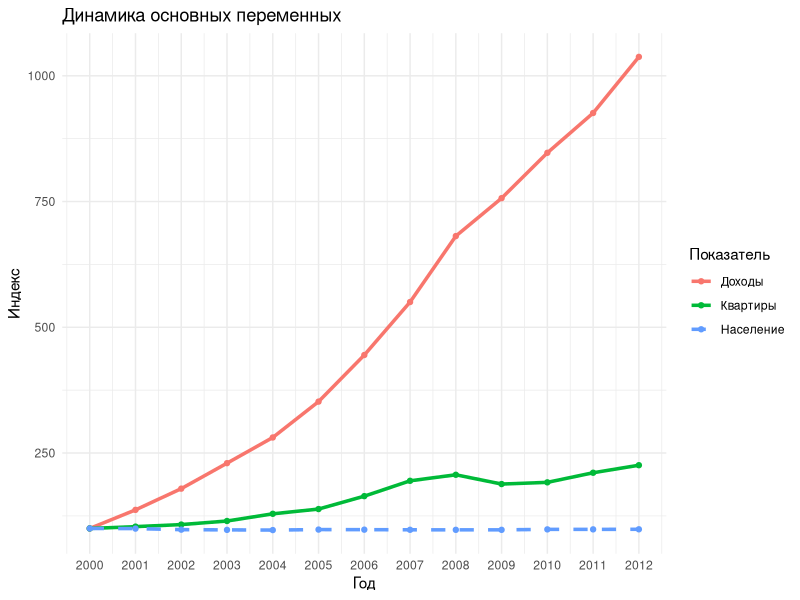
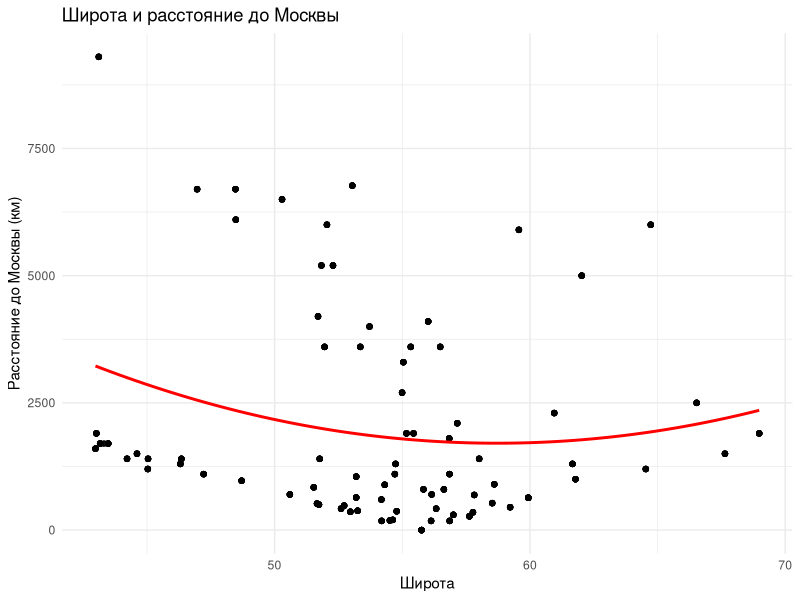
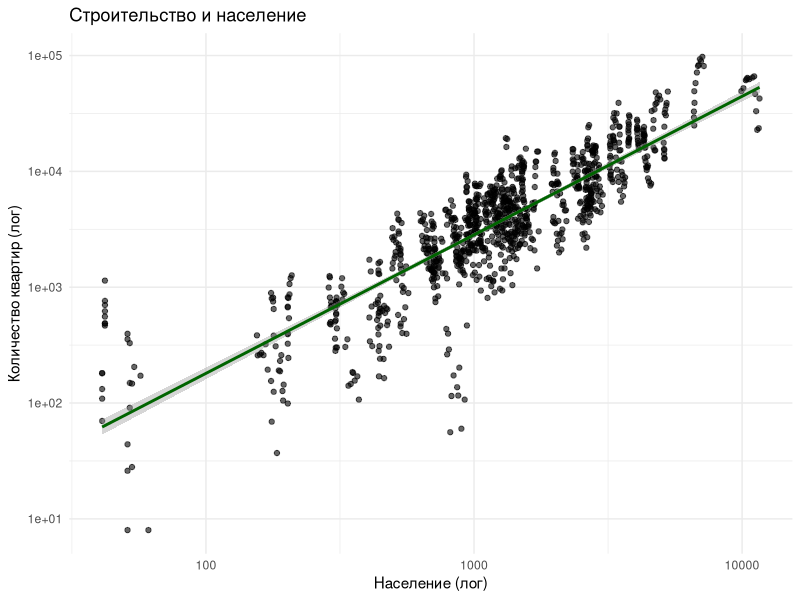
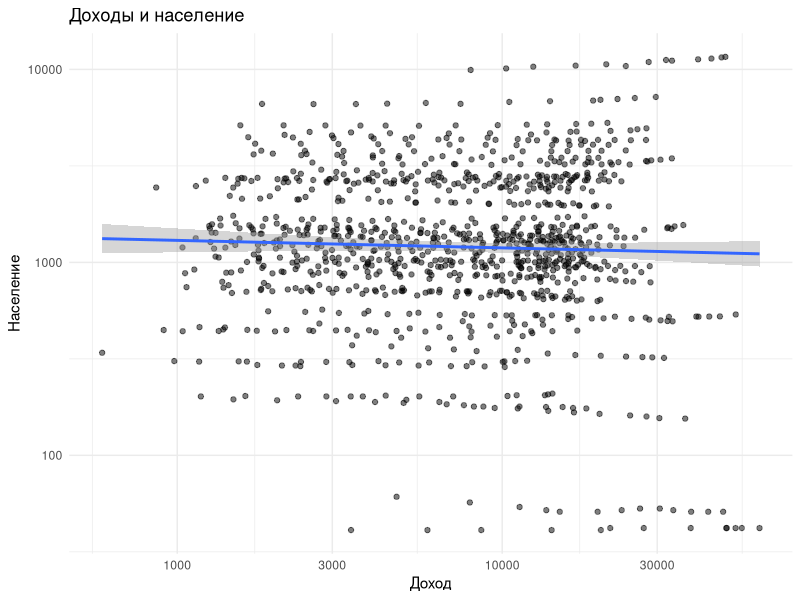
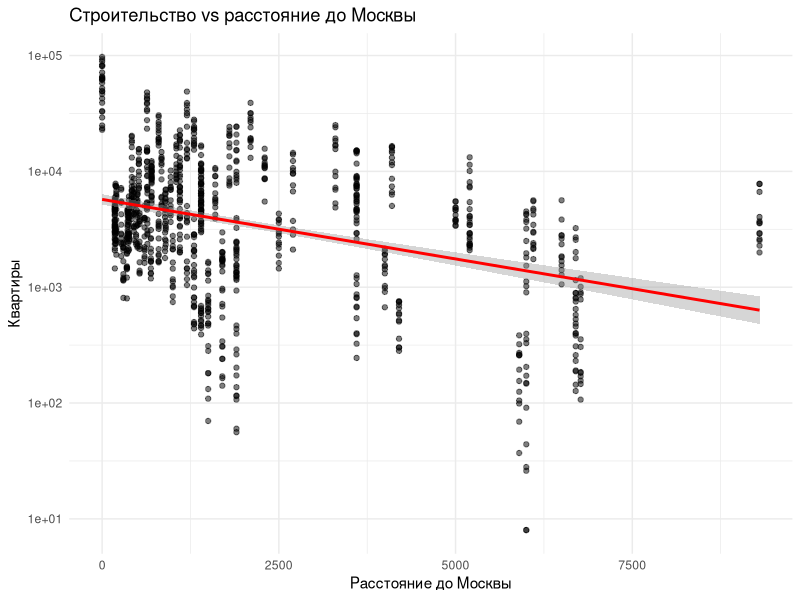
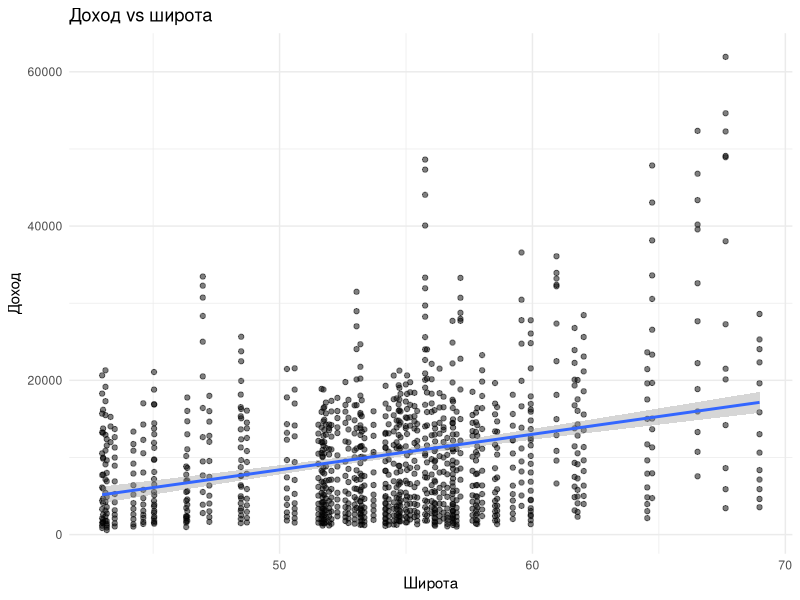
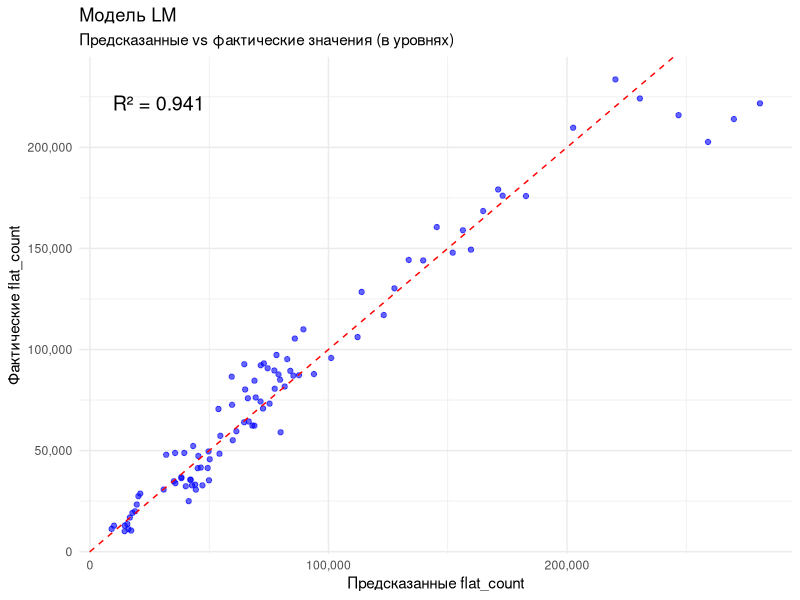
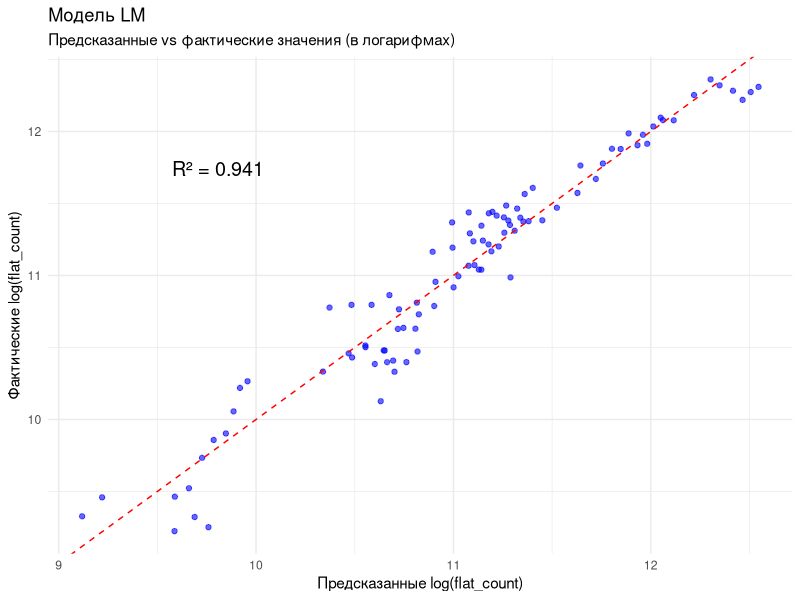

Reproduce these figures in R, in order.
library(tidyverse)
library(car)      
library(lmtest)    
library(sandwich)   
library(ggplot2)   
library(corrplot)
library(plm) 
library(dplyr)
library(scales)

data <- read.csv("result.csv")
data <- data[!is.na(data$Population), ]

district_names <- c(
  "Центральный федер...",
  "Северо-Западный ф...",
  "Южный федеральный...",
  "Северо-Кавказский...",
  "Приволжский федер...",
  "Уральский федерал...",
  "Сибирский федерал...",
  "Дальневосточный ф..."
)


df_all_districts <- data[data$Регион %in% district_names, ]
data_regions <- data[!(data$Регион %in% district_names), ]
data_regions_no_district <- data_regions[, !(names(data_regions) %in% c("district"))]

district_list <- split(data_regions_no_district, data_regions$district)

df_CFO  <- district_list[["ЦФО"]]
df_SZFO <- district_list[["СЗФО"]]
df_YUFO <- district_list[["ЮФО"]]
df_SKFO <- district_list[["СКФО"]]
df_PFO  <- district_list[["ПФО"]]
df_UFO  <- district_list[["УрФО"]]
df_SFO  <- district_list[["СФО"]]
df_DVFO <- district_list[["ДВФО"]]



# ===================================================================
# ПОЛЕЗНЫЕ ВИЗУАЛИЗАЦИИ
# ===================================================================



df_year <- data_regions %>%
  group_by(Год) %>%
  summarise(
    mean_salary = mean(mean_salary, na.rm = TRUE),
    flat_count = sum(flat_count, na.rm = TRUE),
    Population = sum(Population, na.rm = TRUE)
  )

# нормализация (база = первый год)
df_norm <- df_year %>%
  mutate(
    salary_index = mean_salary / first(mean_salary) * 100,
    flats_index = flat_count / first(flat_count) * 100,
    pop_index = Population / first(Population) * 100
  )

ggplot(df_norm, aes(x = Год)) +
  geom_line(aes(y = salary_index, color = "Доходы"), size = 1.2) +
  geom_point(aes(y = salary_index, color = "Доходы")) +
  
  geom_line(aes(y = flats_index, color = "Квартиры"), size = 1.2) +
  geom_point(aes(y = flats_index, color = "Квартиры")) +
  
  geom_line(aes(y = pop_index, color = "Население"), size = 1.2, linetype = "dashed") +
  geom_point(aes(y = pop_index, color = "Население")) +
  
  scale_x_continuous(
    breaks = seq(min(df_norm$Год), max(df_norm$Год), by = 1)
  ) +
  
  labs(title = "Динамика основных переменных",
       x = "Год",
       y = "Индекс",
       color = "Показатель") +
  theme_minimal()


ggplot(data_regions, aes(x = latitude, y = distance_to_moscow_km)) +
  geom_point(alpha = 0.6) +
  geom_smooth(method = "lm", 
              formula = y ~ poly(x, 2), 
              color = "red", 
              se = FALSE) +  
  labs(title = "Широта и расстояние до Москвы",
       x = "Широта",
       y = "Расстояние до Москвы (км)") +
  theme_minimal()


ggplot(data_regions, aes(x = Population, y = flat_count)) +
  geom_point(alpha = 0.6) +
  geom_smooth(method = "lm", color = "darkgreen") +
  scale_x_log10() +
  scale_y_log10() +
  labs(title = "Строительство и население",
       x = "Население (лог)",
       y = "Количество квартир (лог)") +
  theme_minimal()


ggplot(data_regions, aes(x = mean_salary, y = Population)) +
  geom_point(alpha = 0.5) +
  geom_smooth(method = "lm") +
  scale_x_log10() +
  scale_y_log10() +
  labs(title = "Доходы и население",
       x = "Доход",
       y = "Население") +
  theme_minimal()



data_regions$flats_per_capita <- data_regions$flat_count / data_regions$Population

ggplot(data_regions, aes(x = distance_to_moscow_km, y = flat_count)) +
  geom_point(alpha = 0.5) +
  geom_smooth(method = "lm", color = "red") +
  scale_y_log10() +
  labs(title = "Строительство vs расстояние до Москвы",
       x = "Расстояние до Москвы",
       y = "Квартиры") +
  theme_minimal()

ggplot(data_regions, aes(x = latitude, y = mean_salary)) +
  geom_point(alpha = 0.5) +
  geom_smooth(method = "lm") +
  labs(title = "Доход vs широта",
       x = "Широта",
       y = "Доход") +
  theme_minimal()

# ===================================================================
# МОДЕЛЬ 0: Обычная линейная регрессия по всем регионам
# ===================================================================

test_model <- lm(log(flat_count) ~ log(mean_salary) + log(Population) + latitude + distance_to_moscow_km + factor(district), 
                 data = data_regions)
summary(test_model)
coef(test_model)


# ===================================================================
# МОДЕЛЬ 1: Обычная линейная регрессия (lm) по ФО
# ===================================================================

lm_model_district <- lm(log(flat_count) ~ log(mean_salary) + log(Population) + latitude + distance_to_moscow_km, 
                        data = df_all_districts)
summary(lm_model_district)
coef(lm_model_district)
vif(lm_model_district)

# Корреляционная матрица
df_numeric <- df_all_districts[, c("flat_count", "mean_salary", "Population", "latitude", "distance_to_moscow_km")]
cor_matrix_lm <- cor(df_numeric, use = "complete.obs")
print(round(cor_matrix_lm, 3))

# Стандартизированные коэффициенты для lm
df_scaled_lm <- df_all_districts %>%
  mutate(
    log_flat = scale(log(flat_count)),
    log_salary = scale(log(mean_salary)),
    log_pop = scale(log(Population)),
    latitude_s = scale(latitude),
    distance_s = scale(distance_to_moscow_km)
  )

lm_model_std <- lm(
  log_flat ~ log_salary + log_pop + latitude_s + distance_s,
  data = df_scaled_lm
)

summary(lm_model_std)
coef(lm_model_std)

# График: предсказанные vs фактические значения (в уровнях)
df_all_districts$predicted_lm <- exp(predict(lm_model_district))
ggplot(df_all_districts, aes(x = predicted_lm, y = flat_count)) +
  geom_point(alpha = 0.6, color = "blue") +
  geom_abline(slope = 1, intercept = 0, color = "red", linetype = "dashed") +
  labs(title = "Модель LM",
       subtitle = "Предсказанные vs фактические значения (в уровнях)",
       x = "Предсказанные flat_count",
       y = "Фактические flat_count") +
  scale_x_continuous(labels = comma) +
  scale_y_continuous(labels = comma) +
  theme_minimal() +
  annotate("text", 
           x = min(df_all_districts$predicted_lm, na.rm = TRUE) * 1.05,
           y = max(df_all_districts$flat_count, na.rm = TRUE) * 0.95,
           label = paste("R² =", round(summary(lm_model_district)$r.squared, 3)), 
           hjust = 0, size = 5)

# График: предсказанные vs фактические значения (в логарифмах)
df_all_districts$predicted_log_lm <- predict(lm_model_district)
ggplot(df_all_districts, aes(x = predicted_log_lm, y = log(flat_count))) +
  geom_point(alpha = 0.6, color = "blue") +
  geom_abline(slope = 1, intercept = 0, color = "red", linetype = "dashed") +
  labs(title = "Модель LM",
       subtitle = "Предсказанные vs фактические значения (в логарифмах)",
       x = "Предсказанные log(flat_count)",
       y = "Фактические log(flat_count)") +
  theme_minimal() +
  annotate("text", 
           x = min(df_all_districts$predicted_log_lm, na.rm = TRUE) * 1.05,
           y = max(log(df_all_districts$flat_count), na.rm = TRUE) * 0.95,
           label = paste("R² =", round(summary(lm_model_district)$r.squared, 3)), 
           hjust = 0, size = 5)

# График остатков для lm
res_lm <- residuals(lm_model_district)
plot_data_lm <- data.frame(
  predicted = as.numeric(predict(lm_model_district)),
  residuals = as.numeric(res_lm)
)

ggplot(plot_data_lm, aes(x = predicted, y = residuals)) +
  geom_point(alpha = 0.9, size = 1.9, color = "blue") +
  geom_hline(yintercept = 0, color = "red", linewidth = 0.5) +
  labs(
    title = "Остатки модели LM",
    subtitle = paste("Среднее остатков:", round(mean(res_lm), 6)),
    x = "Предсказанные значения log(flat_count)",
    y = "Остатки"
  ) +
  theme_minimal()

# ===================================================================
# МОДЕЛЬ 2: FE модель (plm) по округам (within)
# ===================================================================

model2_fe <- plm(log(flat_count) ~ log(mean_salary) + log(Population) + latitude + distance_to_moscow_km,
                 data = df_all_districts,
                 index = c("Регион", "Год"),   # здесь "Регион" = название ФО
                 model = "within")

summary(model2_fe)
coef(model2_fe)

# Стандартизированные коэффициенты для FE модели
df_scaled_fe <- df_all_districts %>%
  mutate(
    log_flat = scale(log(flat_count)),
    log_salary = scale(log(mean_salary)),
    log_pop = scale(log(Population)),
    latitude_s = scale(latitude),
    distance_s = scale(distance_to_moscow_km)
  )

model2_fe_std <- plm(
  log_flat ~ log_salary + log_pop + latitude_s + distance_s,
  data = df_scaled_fe,
  index = c("Регион", "Год"),
  model = "within"
)

summary(model2_fe_std)
coef(model2_fe_std)

# График: предсказанные vs фактические значения (в уровнях) для FE модели
df_all_districts$predicted2_fe <- exp(predict(model2_fe))
ggplot(df_all_districts, aes(x = predicted2_fe, y = flat_count)) +
  geom_point(alpha = 0.6, color = "darkgreen") +
  geom_abline(slope = 1, intercept = 0, color = "red", linetype = "dashed") +
  labs(title = "Модель FE: фиксированные эффекты по ФО",
       subtitle = "Предсказанные vs фактические значения (в уровнях)",
       x = "Предсказанные flat_count",
       y = "Фактические flat_count") +
  scale_x_continuous(labels = comma) +
  scale_y_continuous(labels = comma) +
  theme_minimal() +
  annotate("text", 
           x = min(df_all_districts$predicted2_fe, na.rm = TRUE) * 1.05,
           y = max(df_all_districts$flat_count, na.rm = TRUE) * 0.95,
           label = "R² (within) = 0.815", 
           hjust = 0, size = 5)

# График: предсказанные vs фактические значения (в логарифмах) для FE модели
df_all_districts$predicted_log_fe <- predict(model2_fe)
ggplot(df_all_districts, aes(x = predicted_log_fe, y = log(flat_count))) +
  geom_point(alpha = 0.6, color = "darkgreen") +
  geom_abline(slope = 1, intercept = 0, color = "red", linetype = "dashed") +
  labs(title = "Модель FE: фиксированные эффекты по ФО",
       subtitle = "Предсказанные vs фактические значения (в логарифмах)",
       x = "Предсказанные log(flat_count)",
       y = "Фактические log(flat_count)") +
  theme_minimal() +
  annotate("text", 
           x = min(df_all_districts$predicted_log_fe, na.rm = TRUE) * 1.05,
           y = max(log(df_all_districts$flat_count), na.rm = TRUE) * 0.95,
           label = "R² (within) = 0.815", 
           hjust = 0, size = 5)

# График остатков для FE модели
res_fe <- residuals(model2_fe)
plot_data_fe <- data.frame(
  predicted = as.numeric(predict(model2_fe)),
  residuals = as.numeric(res_fe)
)

ggplot(plot_data_fe, aes(x = predicted, y = residuals)) +
  geom_point(alpha = 0.9, size = 1.9, color = "darkgreen") +
  geom_hline(yintercept = 0, color = "red", linewidth = 0.5) +
  labs(
    title = "Остатки модели FE",
    subtitle = paste("Среднее остатков:", round(mean(res_fe), 6)),
    x = "Предсказанные значения log(flat_count)",
    y = "Остатки"
  ) +
  theme_minimal()

# Анализ фиксированных эффектов для FE модели
fixef_df <- data.frame(
  Округ = names(fixef(model2_fe)),
  fixef_log = as.numeric(fixef(model2_fe)),
  fixef_real = exp(as.numeric(fixef(model2_fe)))  
)

fixef_df <- fixef_df %>% 
  arrange(desc(fixef_real)) %>%
  mutate(Округ = factor(Округ, levels = Округ))   

cat("\n=== БАЗОВЫЕ УРОВНИ ОКРУГОВ (exp(fixef)) ===\n")
print(fixef_df %>% 
        mutate(`Множитель` = round(fixef_real, 0),
               `log-уровень` = round(fixef_log, 3)) %>%
        select(Округ, `Множитель`, `log-уровень`), 
      row.names = FALSE)

# График фиксированных эффектов
ggplot(fixef_df, aes(x = Округ, y = fixef_real, fill = fixef_real)) +
  geom_col(width = 0.75, color = "white", alpha = 0.9) +
  geom_text(aes(label = round(fixef_real, 0)), 
            vjust = -0.4, size = 4.5, fontface = "bold") +
  scale_fill_gradient(low = "lightblue", high = "darkblue", name = "Множитель") +
  scale_y_continuous(labels = comma) +
  labs(
    title = "Базовый уровень строительства по ФО",
    subtitle = "(после контроля зарплаты, населения, широты и расстояния до Москвы)",
    x = NULL,
    y = "Относительный множитель (квартир «по умолчанию»)"
  ) +
  theme_minimal(base_size = 14) +
  theme(
    axis.text.x = element_text(angle = 45, hjust = 1, size = 11),
    legend.position = "none",
    plot.subtitle = element_text(size = 11, color = "gray30")
  ) +
  coord_cartesian(ylim = c(0, max(fixef_df$fixef_real) * 1.15))


# =========================================================
# СРАВНЕНИЕ LM vs PLM (Окружная)
# СЗФО, 2010
# =========================================================

test_obs <- df_all_districts %>%
  filter(Регион == "Северо-Западный ф...", Год == 2010)

pred_lm_log <- predict(lm_model_district, newdata = test_obs)
pred_lm <- exp(pred_lm_log)

b <- coef(model2_fe)
fe_region <- fixef(model2_fe)[as.character(test_obs$Регион)]
pred_plm_log <-
  b["log(mean_salary)"] * log(test_obs$mean_salary) +
  b["log(Population)"] * log(test_obs$Population) +
  fe_region
pred_plm <- exp(pred_plm_log)
actual <- test_obs$flat_count

comparison <- data.frame(
  Регион = test_obs$Регион,
  Год = test_obs$Год,
  Факт = actual,
  LM_прогноз = pred_lm,
  PLM_прогноз = pred_plm,
  Ошибка_LM = pred_lm - actual,
  Ошибка_PLM = pred_plm - actual
)

print(comparison)

comparison_long <- comparison %>%
  select(Факт, LM_прогноз, PLM_прогноз) %>%
  tidyr::pivot_longer(cols = everything(), names_to = "Тип", values_to = "Значение")

ggplot(comparison_long, aes(x = Тип, y = Значение, fill = Тип)) +
  geom_col(width = 0.6) +
  labs(title = "Сравнение LM и PLM (СЗФО, 2010)",
       y = "Количество квартир",
       x = "") +
  theme_minimal() +
  theme(legend.position = "none")



# Сравнение MAPE для конкретного округа
years <- 2000:2012
lm_errors <- numeric(length(years))
plm_errors <- numeric(length(years))
lm_mape <- numeric(length(years))
plm_mape <- numeric(length(years))

results_list <- list()

for(i in seq_along(years)) {
  year <- years[i]
  
  test_obs <- df_all_districts %>%
    filter(Регион == "Дальневосточный ф...", Год == year)
  
  if(nrow(test_obs) == 0) {
    lm_errors[i] <- NA
    plm_errors[i] <- NA
    lm_mape[i] <- NA
    plm_mape[i] <- NA
    next
  }
  
  pred_lm_log <- predict(lm_model_district, newdata = test_obs)
  pred_lm <- exp(pred_lm_log)
  
  b <- coef(model2_fe)
  fe_region <- fixef(model2_fe)[as.character(test_obs$Регион)]
  pred_plm_log <- b["log(mean_salary)"] * log(test_obs$mean_salary) +
    b["log(Population)"] * log(test_obs$Population) +
    fe_region
  pred_plm <- exp(pred_plm_log)
  
  actual <- test_obs$flat_count
  
  lm_error <- pred_lm - actual
  plm_error <- pred_plm - actual
  lm_mape_val <- mean(abs(lm_error / actual)) * 100
  plm_mape_val <- mean(abs(plm_error / actual)) * 100
  
  lm_errors[i] <- lm_error
  plm_errors[i] <- plm_error
  lm_mape[i] <- lm_mape_val
  plm_mape[i] <- plm_mape_val
  
  results_list[[as.character(year)]] <- data.frame(
    Регион = test_obs$Регион,
    Год = year,
    Факт = actual,
    LM_прогноз = pred_lm,
    PLM_прогноз = pred_plm,
    Ошибка_LM = lm_error,
    Ошибка_PLM = plm_error,
    MAPE_LM = lm_mape_val,
    MAPE_PLM = plm_mape_val
  )
}

all_results <- do.call(rbind, results_list)

avg_lm_mape <- mean(lm_mape, na.rm = TRUE)
avg_plm_mape <- mean(plm_mape, na.rm = TRUE)

mape_comparison <- data.frame(
  Год = years,
  LM_MAPE = lm_mape,
  PLM_MAPE = plm_mape
)

ggplot(mape_comparison, aes(x = Год)) +
  geom_line(aes(y = LM_MAPE, color = "LM"), linewidth = 1) +
  geom_line(aes(y = PLM_MAPE, color = "PLM"), linewidth = 1) +
  geom_point(aes(y = LM_MAPE, color = "LM")) +
  geom_point(aes(y = PLM_MAPE, color = "PLM")) +
  labs(title = "Сравнение MAPE: LM vs PLM модели",
       y = "MAPE (%)",
       x = "Год",
       color = "Модель") +
  theme_minimal() +
  scale_color_manual(values = c("LM" = "blue", "PLM" = "red")) 

cat("\n\nMAPE (%):\n")
print(data.frame(
  Год = years,
  LM_MAPE = round(lm_mape, 2),
  PLM_MAPE = round(plm_mape, 2)
))


# Графики сравнение MAPE общих окружных моделей
calculate_mape_for_region <- function(region_name) {
  lm_mape_region <- numeric(length(years))
  plm_mape_region <- numeric(length(years))
  
  for(i in seq_along(years)) {
    year <- years[i]
    
    test_obs <- df_all_districts %>%
      filter(Регион == region_name, Год == year)
    
    if(nrow(test_obs) == 0) {
      lm_mape_region[i] <- NA
      plm_mape_region[i] <- NA
      next
    }
    
    pred_lm_log <- predict(lm_model_district, newdata = test_obs)
    pred_lm <- exp(pred_lm_log)
    
    b <- coef(model2_fe)
    fe_region <- fixef(model2_fe)[as.character(test_obs$Регион)]
    pred_plm_log <- b["log(mean_salary)"] * log(test_obs$mean_salary) +
      b["log(Population)"] * log(test_obs$Population) +
      fe_region
    pred_plm <- exp(pred_plm_log)
    
    actual <- test_obs$flat_count
    
    lm_mape_region[i] <- mean(abs((pred_lm - actual) / actual)) * 100
    plm_mape_region[i] <- mean(abs((pred_plm - actual) / actual)) * 100
  }
  
  return(data.frame(
    Год = years,
    Регион = region_name,
    LM_MAPE = lm_mape_region,
    PLM_MAPE = plm_mape_region
  ))
}

all_regions_data <- do.call(rbind, lapply(district_names, calculate_mape_for_region))

all_regions_long <- all_regions_data %>%
  tidyr::pivot_longer(
    cols = c(LM_MAPE, PLM_MAPE),
    names_to = "Модель",
    values_to = "MAPE"
  ) %>%
  mutate(Модель = ifelse(Модель == "LM_MAPE", "LM", "PLM"))

ggplot(all_regions_long, aes(x = Год, y = MAPE, color = Модель)) +
  geom_line(linewidth = 1) +
  geom_point(size = 2) +
  facet_wrap(~ Регион, scales = "free_y", ncol = 2) +
  labs(title = "Сравнение MAPE: LM vs PLM по регионам (2000-2012)",
       y = "MAPE (%)",
       x = "Год") +
  theme_minimal() +
  theme(
    legend.position = "bottom",
    strip.background = element_rect(fill = "lightgray", color = NA),
    strip.text = element_text(size = 8)
  ) +
  scale_color_manual(values = c("LM" = "blue", "PLM" = "red")) +
  scale_x_continuous(breaks = seq(2000, 2012, by = 2))
